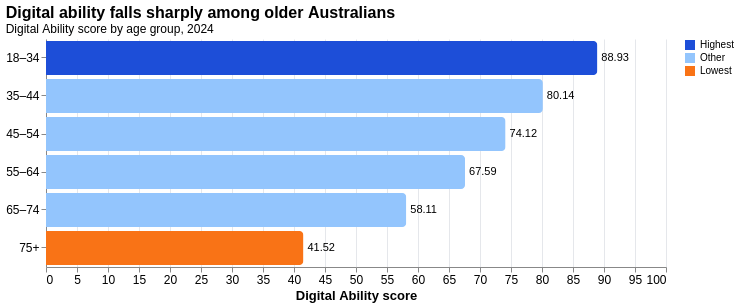

Write a Vega-Lite specification for this figure.
### Vega-Lite specification from a JSON file in a GitHub repository (floating-point values rounded to 4 significant figures)
{"$schema": "https://vega.github.io/schema/vega-lite/v5.json", "description": "Digital Ability score by age group, 2024.", "title": {"text": "Digital ability falls sharply among older Australians", "subtitle": "Digital Ability score by age group, 2024"}, "width": 620, "height": {"step": 38}, "data": {"values": [{"age_group": "18–34", "digital_ability": 88.93, "highlight": "Highest"}, {"age_group": "35–44", "digital_ability": 80.14, "highlight": "Other"}, {"age_group": "45–54", "digital_ability": 74.12, "highlight": "Other"}, {"age_group": "55–64", "digital_ability": 67.59, "highlight": "Other"}, {"age_group": "65–74", "digital_ability": 58.11, "highlight": "Other"}, {"age_group": "75+", "digital_ability": 41.52, "highlight": "Lowest"}]}, "layer": [{"mark": {"type": "bar", "cornerRadiusEnd": 4}, "encoding": {"x": {"field": "digital_ability", "type": "quantitative", "title": "Digital Ability score", "scale": {"domain": [0, 100]}}, "y": {"field": "age_group", "type": "ordinal", "title": null, "sort": ["18–34", "35–44", "45–54", "55–64", "65–74", "75+"]}, "color": {"field": "highlight", "type": "nominal", "title": null, "scale": {"domain": ["Highest", "Other", "Lowest"], "range": ["#1d4ed8", "#93c5fd", "#f97316"]}}, "tooltip": [{"field": "age_group", "type": "ordinal", "title": "Age group"}, {"field": "digital_ability", "type": "quantitative", "title": "Digital Ability", "format": ".2f"}]}}, {"mark": {"type": "text", "align": "left", "dx": 4, "baseline": "middle", "fontSize": 11}, "encoding": {"x": {"field": "digital_ability", "type": "quantitative"}, "y": {"field": "age_group", "type": "ordinal", "sort": ["18–34", "35–44", "45–54", "55–64", "65–74", "75+"]}, "text": {"field": "digital_ability", "type": "quantitative", "format": ".2f"}}}], "config": {"view": {"stroke": null}, "axis": {"labelFontSize": 12, "titleFontSize": 13, "gridColor": "#e5e7eb"}, "title": {"fontSize": 16, "subtitleFontSize": 12, "anchor": "start"}}}
